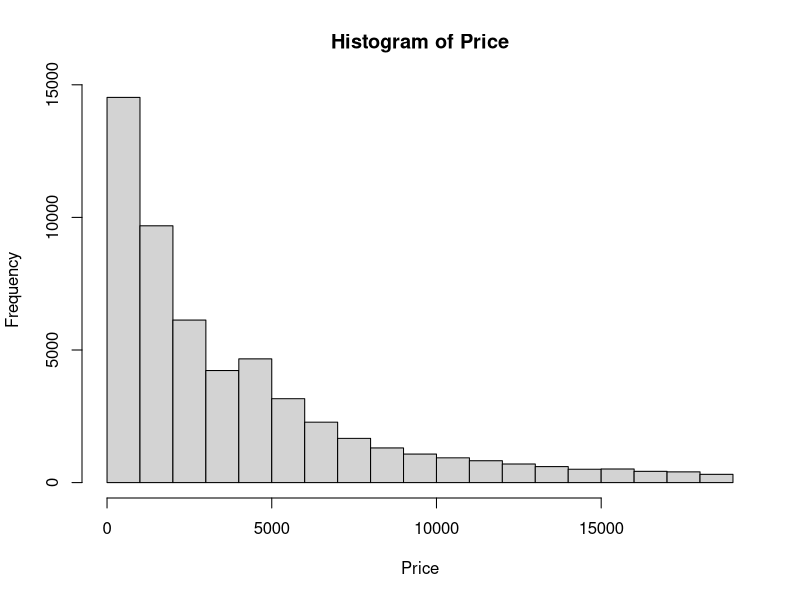
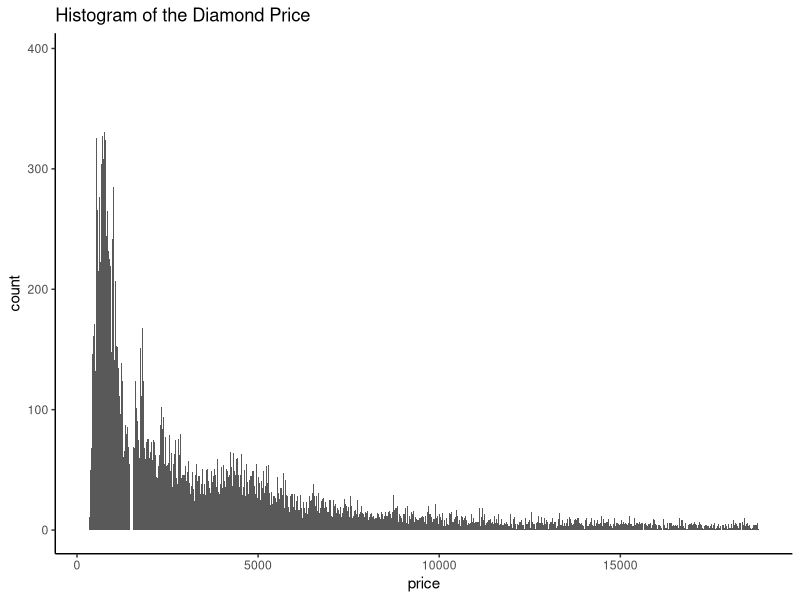
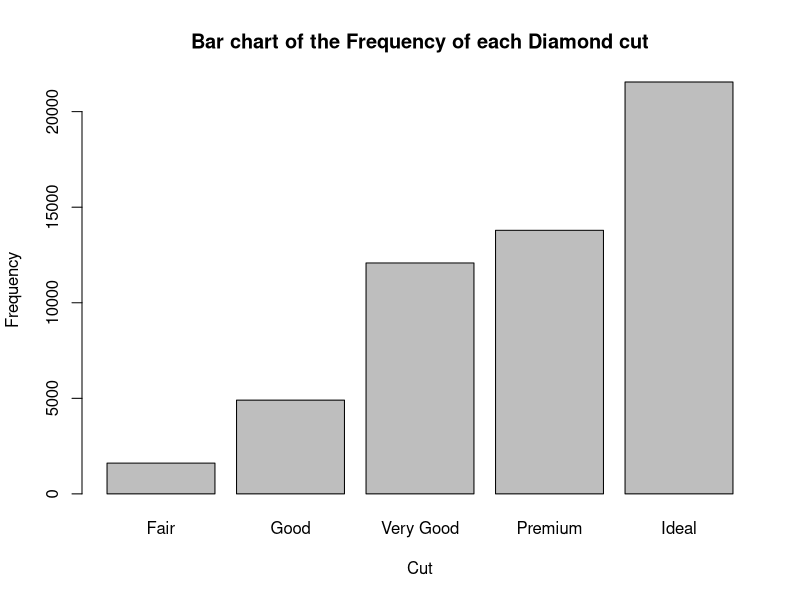
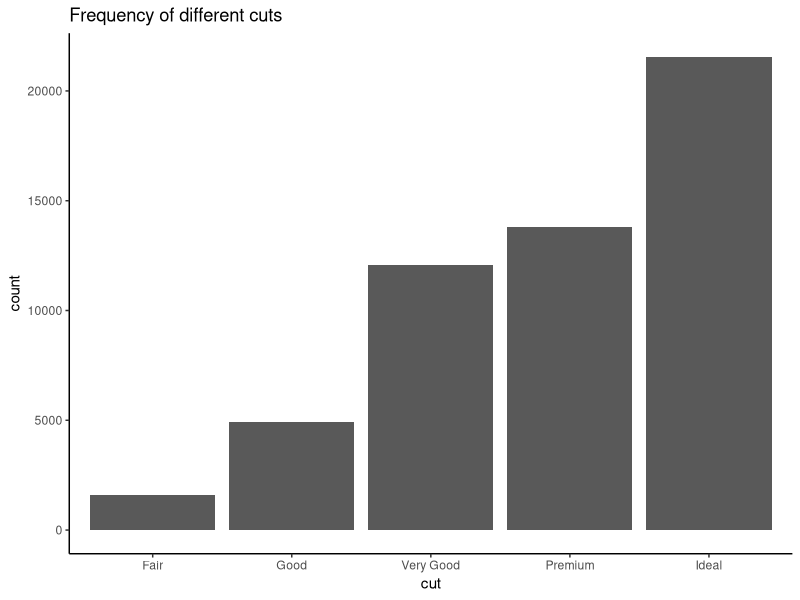
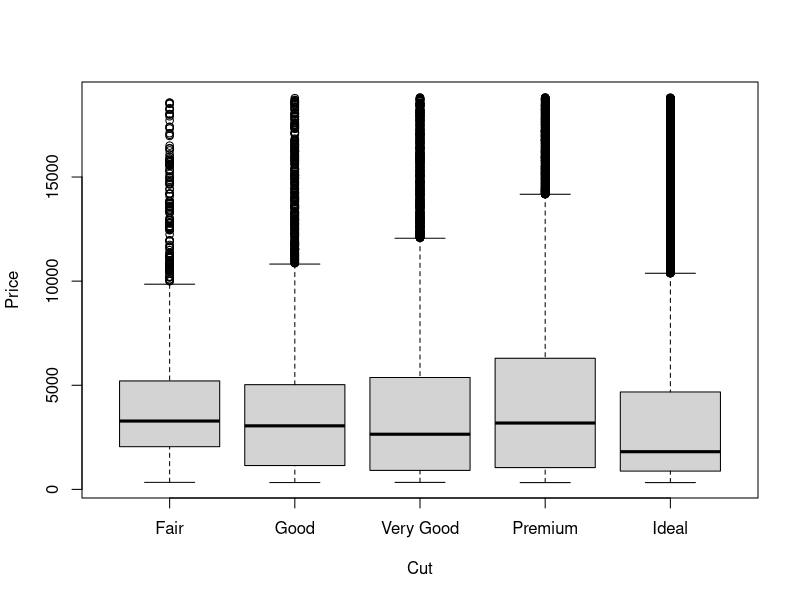
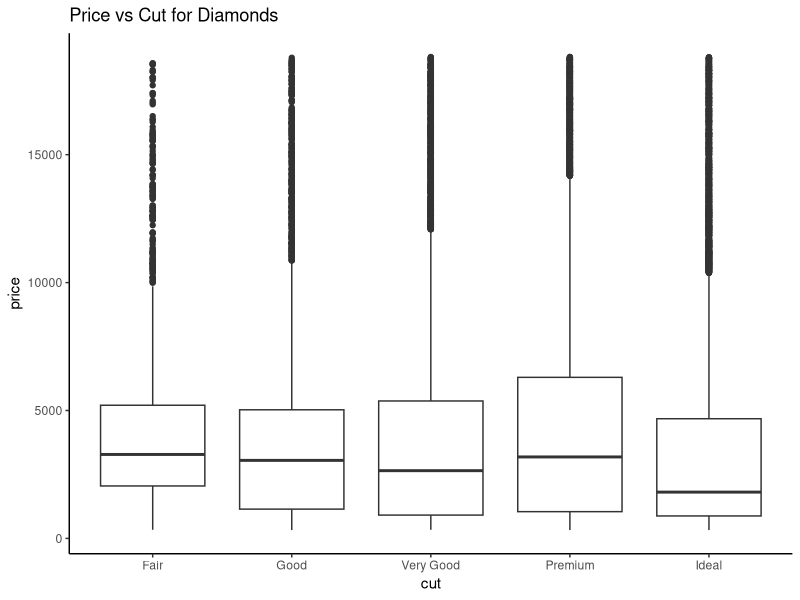

Generate these figures, in order, with R:
## ---- chunk 1
library(ggplot2)
## ---- chunk 2
help("diamonds")
## ---- chunk 3
head(diamonds)
## ---- chunk 4
names(diamonds)
## ---- chunk 5
str(diamonds)
## ---- chunk 6
summary(diamonds$price)
## ---- chunk 7
summary(diamonds)
## ---- chunk 8
table(diamonds$cut)
## ---- chunk 9
summary(diamonds)
## ---- chunk 10
hist(diamonds$price, main=paste("Histogram of Price"), xlab="Price")
## ---- chunk 11
ggplot(diamonds, aes(x=price)) + geom_histogram(binwidth = 10) +
  theme_classic() + ggtitle("Histogram of the Diamond Price")
## ---- chunk 12
barplot(table(diamonds$cut), xlab = "Cut", ylab = "Frequency", main="Bar chart of the Frequency of each Diamond cut")
## ---- chunk 13
ggplot(diamonds, aes(cut)) + geom_bar() + ggtitle("Frequency of different cuts") +theme_classic()
## ---- chunk 14
boxplot(diamonds$price~diamonds$cut, xlab="Cut", ylab="Price")
## ---- chunk 15
ggplot(diamonds, aes(x=cut, y=price)) + geom_boxplot() +
  theme_classic() + ggtitle("Price vs Cut for Diamonds")
